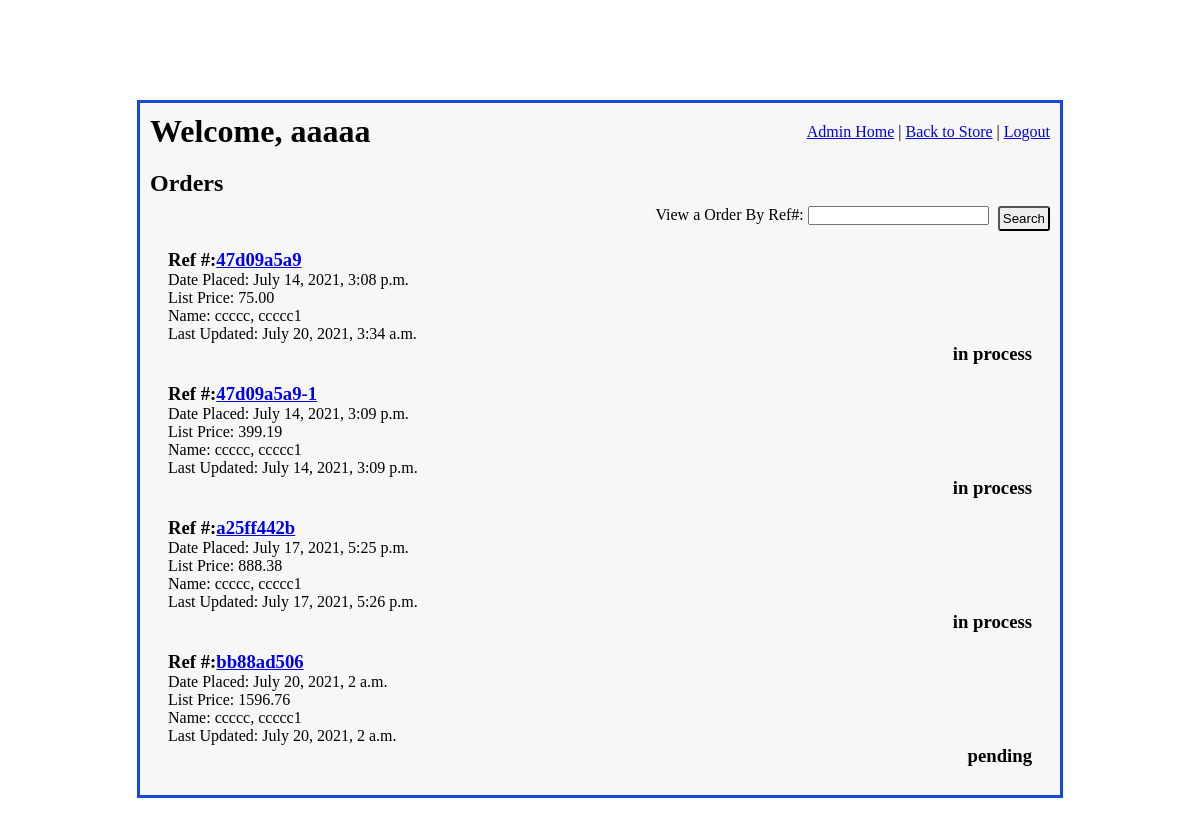
The app's page /admin_access/orders_display/1 (signed in), older data.
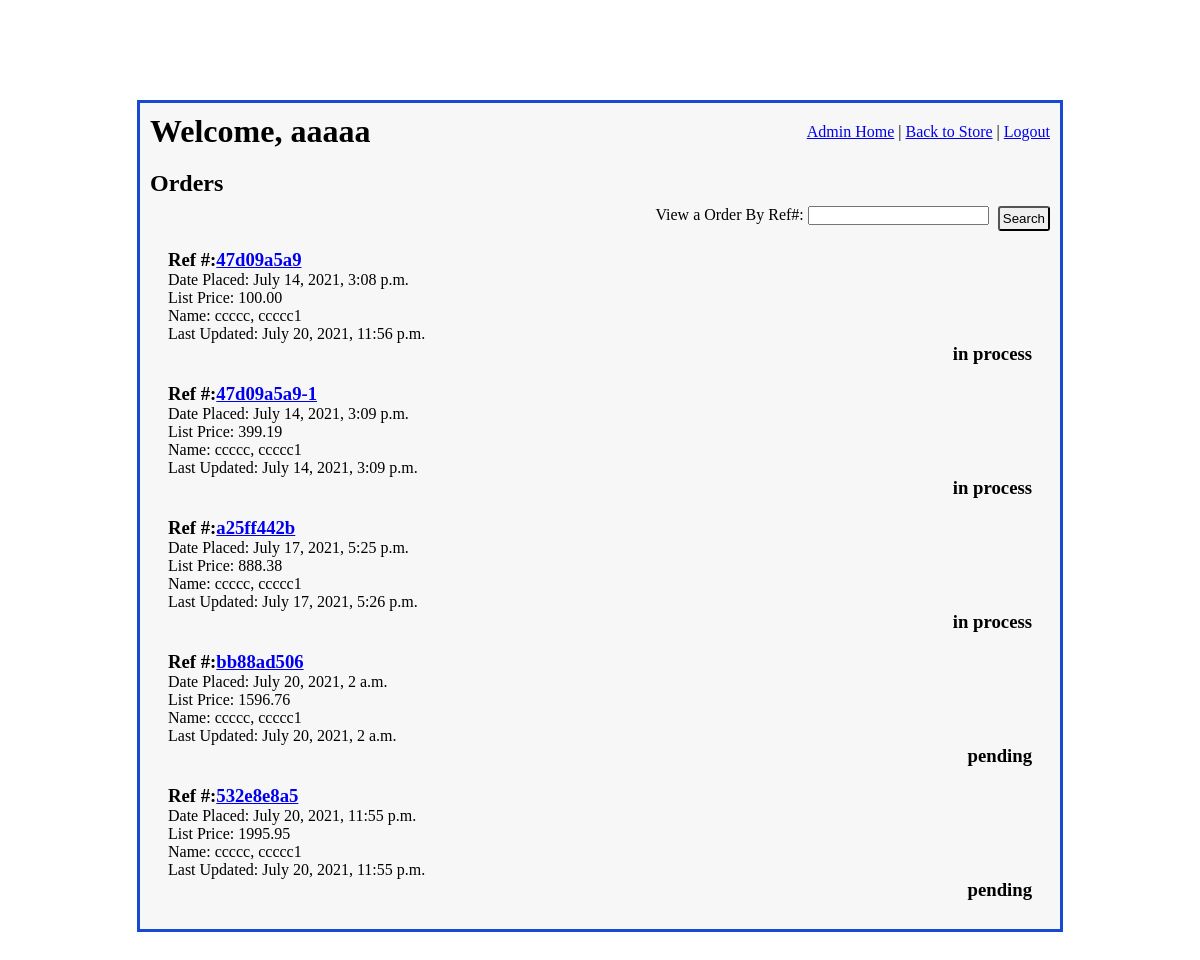
The same page, newer data.
### imgfield_app/models.py (models this page shows)
class Order(models.Model):
    ordered_by = models.ForeignKey(
        User,
        related_name="user_orders",
        on_delete=models.CASCADE
    )
    contact_info =  models.ForeignKey(
        ContactInfo,
        related_name="orders",
        on_delete = models.CASCADE,
        null=True, blank=True,
    )
    ref_number = models.CharField(max_length=10)
    total_price = models.DecimalField(decimal_places=2, max_digits=10, null=True, blank=True)
    status = models.CharField(max_length=27)
    special_instructions = models.TextField(null=True, blank=True)
    office_notes = models.TextField(null=True, blank=True)
    created_at = models.DateTimeField(auto_now_add=True)
    updated_at = models.DateTimeField(auto_now=True)
    objects = OrderManager()

class User(models.Model):
    first_name = models.CharField(max_length=45)
    last_name = models.CharField(max_length=60)
    email = models.CharField(max_length=60)
    password = models.CharField(max_length=60)
    security_level = models.IntegerField()
    created_at = models.DateTimeField(auto_now_add=True)
    updated_at = models.DateTimeField(auto_now=True)
    objects = UserManager()

### admin_app/views.py (the view)
# urls.py: path('orders_display/<int:page_num>', views.orders_display),
def orders_display(request, page_num):
    if 'user_id' in request.session:
        logged_user = User.objects.get(id=request.session['user_id'])
        if logged_user.security_level > 4:
            all_active_orders= Order.objects.exclude(status = "archived").exclude(status="completed").order_by('created_at')
            p = Paginator(all_active_orders, 15)
            page = p.page(page_num)
            num_of_pages = "a" * p.num_pages
            context = {
                'logged_user': logged_user,
                'all_active_orders': page,
                'num_of_pages': num_of_pages,
            }
        return render(request, "orders_display.html", context)
    return redirect("/")

### admin_app/templates/orders_display.html (shortened to what this page needs)
<!DOCTYPE html>
<html lang="en">
<head>
    {% load static %}
    <link rel="stylesheet" href="{% static 'css/admin_main.css' %}">
    <link rel="stylesheet" href="{% static 'css/quotes_display.css' %}">
</head>
<body>
    <div id="wrapper">
        <div id="header">
            <h1>Welcome, {{ logged_user.first_name }}</h1>
            <div id="links">
                <a href="/admin_access">Admin Home</a>  |
                <a href="/">Back to Store</a>  |
                <a href="/signon/logout">Logout</a>
            </div>
        </div>
        <div id="content">
            <h2>Orders</h2>
            <form action="/admin_access/find_order" method="POST">
                <p>View a Order By Ref#: <input type="text" name="order_ref_num"></p>
                <button type="submit">Search</button>
            </form>
            <div id="quotes">
                {% for order in all_active_orders %}
                    <div class="quote_pod">
                        <div class="quote_info">
                            <h3>Ref #:<a href="/admin_access/view_order/{{ order.id }}">{{ order.ref_number }}</a></h3>
                            <p>Date Placed: {{ order.created_at }}</p>
                            <p>List Price: {{order.total_price }}</p>
                            <p>Name: {{ order.ordered_by.last_name }}, {{ order.ordered_by.first_name }}</p>
                            <p>Last Updated: {{ order.updated_at }}</p>
                        </div>
                        <div class="quote_status">
                            <h3 class="status">{{ order.status }}</h3>
                        </div>
                    </div>
                {% endfor%}
            </div>
        </div>
    </div>
</body>
</html>

Row changes from the older to the newer data that the page shows:
changed Order: total_price "75.00" → "100.00"; updated_at "July 20, 2021, 3:34 a.m." → "July 20, 2021, 11:56 p.m."
added Order: ref_number "532e8e8a5", created_at "July 20, 2021, 11:55 p.m.", total_price "1995.95", ordered_by.last_name "ccccc", ordered_by.first_name "ccccc1", updated_at "July 20, 2021, 11:55 p.m.", status "pending"
